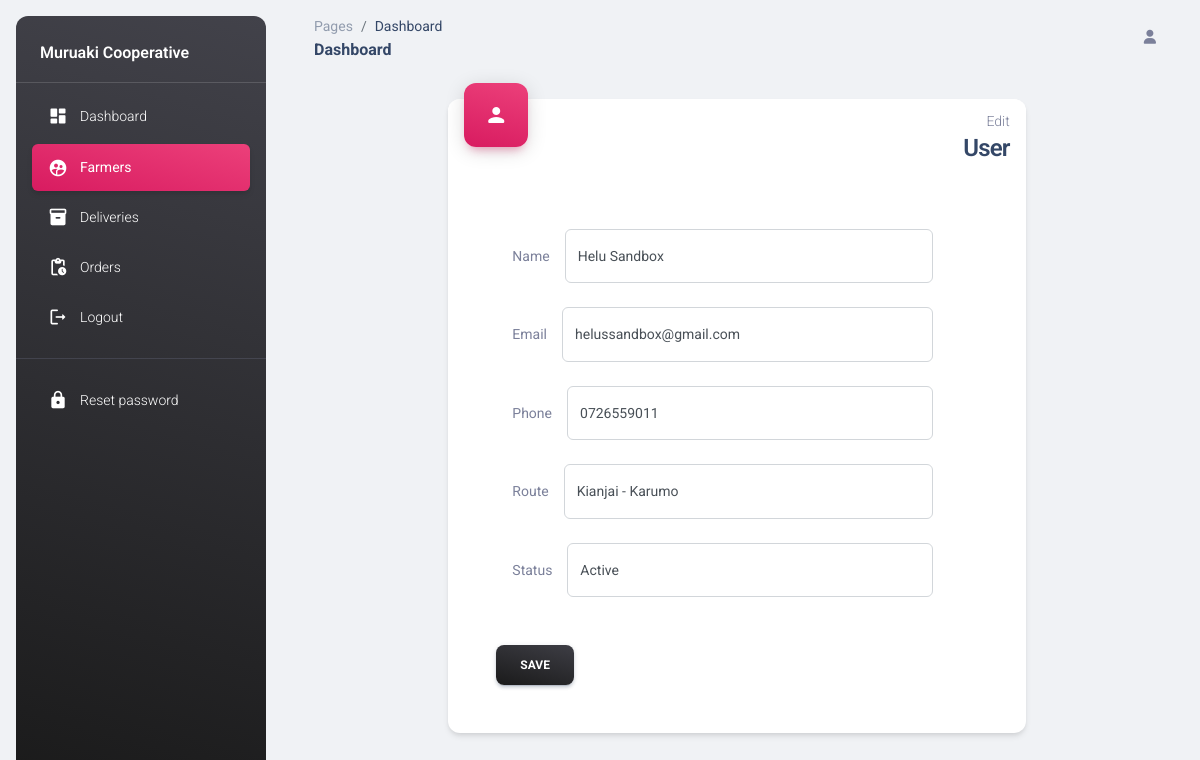
The app's page /modules/staff/editfarmer.php?userid=3 with its own data.
### tables this page shows
CREATE TABLE `users` (
  `id` int(10) NOT NULL,
  `name` varchar(100) NOT NULL,
  `email` varchar(50) NOT NULL,
  `phone` varchar(10) NOT NULL,
  `route` varchar(50) DEFAULT NULL,
  `password` varchar(512) NOT NULL,
  `access_right` int(1) NOT NULL COMMENT '0 - admin, 1 - staff 2- farmer',
  `status` int(1) NOT NULL COMMENT '0 - suspended\r\n1 - active',
  `password_updated` int(1) NOT NULL,
  `access_code` text NOT NULL,
  `date` date NOT NULL
);

### objects/user.php (called while the page is built, shortened)
<?php
class User{
  private $conn;
  private $table_name = "users";
	public $id;
    public function __construct($db){
        $this->conn = $db;
    }
	public function readOneUser(){
      $query = "SELECT *
      FROM " . $this->table_name . "
      WHERE id = :id";
      $stmt = $this->conn->prepare( $query );
      $stmt->bindParam(":id", $this->id);
      $stmt->execute();
      $count = $stmt->rowCount();
      if($count > 0){
        $row = $stmt->fetch(PDO::FETCH_ASSOC);
        extract($row);
        $this->name = $name;
        $this->email = $email;
        $this->phone = $phone;
        $this->route = $route;
      }
      else{
        return false;
      }
   }
}
?>

### modules/staff/editfarmer.php (the view, shortened to what this page needs)
<?php include_once'layout_header.php';?>
<?php
include_once '../../objects/user.php';
$database = new Database();
$db = $database->getConnection();
$user = new User($db);
$user->id = isset($_GET["userid"]) ? $_GET['userid'] : exit;
$user->readOneUser();
?>
<aside class="sidenav navbar navbar-vertical navbar-expand-xs border-0 border-radius-xl my-3 fixed-start ms-3   bg-gradient-dark" id="sidenav-main">
  <p class="text-white text-bold mt-4 px-4">Muruaki Cooperative</p>
    <hr class="horizontal light mt-0 mb-2">
    <div class="collapse navbar-collapse  w-auto  max-height-vh-100" id="sidenav-collapse-main">
      <ul class="navbar-nav">
        <li class="nav-item">
          <a class="nav-link text-white" href="./dashboard.php">
            <div class="text-white text-center me-2 d-flex align-items-center justify-content-center">
              <i class="material-icons opacity-10">dashboard</i>
            </div>
            <span class="nav-link-text ms-1">Dashboard</span>
          </a>
        </li>
        <li class="nav-item">
          <a class="nav-link text-white  active bg-gradient-primary" href="./farmers.php">
            <div class="text-white text-center me-2 d-flex align-items-center justify-content-center">
              <i class="material-icons opacity-10">supervised_user_circle</i>
            </div>
            <span class="nav-link-text ms-1">Farmers</span>
          </a>
        </li>
        <li class="nav-item">
          <a class="nav-link text-white " href="./deliveries.php">
            <div class="text-white text-center me-2 d-flex align-items-center justify-content-center">
              <i class="material-icons opacity-10">inventory_2</i>
            </div>
            <span class="nav-link-text ms-1">Deliveries</span>
          </a>
        </li>
        <li class="nav-item">
          <a class="nav-link text-white " href="./orders.php">
            <div class="text-white text-center me-2 d-flex align-items-center justify-content-center">
              <i class="material-icons opacity-10">pending_actions</i>
            </div>
            <span class="nav-link-text ms-1">Orders</span>
          </a>
        </li>
        <li class="nav-item">
          <a class="nav-link text-white " href="../../auth/logout.php">
            <div class="text-white text-center me-2 d-flex align-items-center justify-content-center">
              <i class="material-icons opacity-10">logout</i>
            </div>
            <span class="nav-link-text ms-1">Logout</span>
          </a>
        </li>
        <hr>
        <li class="nav-item">
          <a class="nav-link text-white " href="../../auth/reset_password_initial.php">
            <div class="text-white text-center me-2 d-flex align-items-center justify-content-center">
              <i class="material-icons opacity-10">lock</i>
            </div>
            <span class="nav-link-text ms-1">Reset password</span>
          </a>
        </li>
      </ul>
    </div>
  </aside>
  <main class="main-content position-relative max-height-vh-100 h-100 border-radius-lg ">
    <nav class="navbar navbar-main navbar-expand-lg px-0 mx-4 shadow-none border-radius-xl" id="navbarBlur" navbar-scroll="true">
      <div class="container-fluid py-1 px-3">
        <nav aria-label="breadcrumb">
          <ol class="breadcrumb bg-transparent mb-0 pb-0 pt-1 px-0 me-sm-6 me-5">
            <li class="breadcrumb-item text-sm"><a class="opacity-5 text-dark" href="javascript:;">Pages</a></li>
            <li class="breadcrumb-item text-sm text-dark active" aria-current="page">Dashboard</li>
          </ol>
          <h6 class="font-weight-bolder mb-0">Dashboard</h6>
        </nav>
          <div class="collapse justify-content-end navbar-collapse mt-sm-0 mt-2 me-md-0 me-sm-4" id="navbar">
          <ul class="navbar-nav  justify-content-end">
          <li class="nav-item d-flex align-items-center">
              <a href="javascript:;" class="nav-link text-body font-weight-bold px-0">
                <i class="fa fa-user me-sm-1"></i>
              </a>
            </li>
          </ul>
        </div>
      </div>
    </nav>
    <div class="container-fluid py-4">
      <div class="row mb-4">
        <div class="col-8 mx-auto mb-xl-0 mb-4">
          <div class="card">
            <div class="card-header p-3 pt-2">
              <div class="icon icon-lg icon-shape bg-gradient-primary shadow-primary text-center border-radius-xl mt-n4 position-absolute">
                <i class="material-icons opacity-10">person</i>
              </div>
              <div class="text-end pt-1">
                <p class="text-sm mb-0 text-capitalize">Edit</p>
                <h4 class="mb-0">User</h4>
              </div>
            </div>
            <div class="row p-4">
                <div class="col-10">
                  <form action="editfarmer.php?userid= <?php echo $_GET['userid']; ?>" method="post">
                  <div class="input-group input-group-outline m-4">
                    <label class="m-3">Name</label>
                    <input type="text" class="form-control"  value="<?php echo $user->name; ?>" name="username" required>
                  </div>
                  <div class="input-group input-group-outline m-4">
                    <label class="m-3">Email</label>
                    <input type="email" class="form-control" value="<?php echo $user->email; ?>" name="email" required>
                  </div>
                  <div class="input-group input-group-outline m-4">
                    <label class="m-3">Phone</label>
                    <input type="phone" class="form-control" value="<?php echo $user->phone; ?>" name="phone" required>
                  </div>
                  <div class="input-group input-group-outline m-4">
                    <label class="m-3">Route</label>
                    <input type="text" class="form-control"  value="<?php echo isset($user->route) ? $user->route : "N.A"; ?>" name="route" required>
                  </div>
                  <div class="input-group input-group-outline m-4">
                    <label class="m-3">Status</label>
                    <select name="status" class="form-control" required>
                      <option value="1">Active</option>
                    </select>
                  </div>
                  <button class="btn bg-gradient-dark m-4" type="submit">Save</button>
                  </form>
                </div>
            </div>
          </div>
        </div>
      </div>
<?php include_once'layout_footer.php'; ?>

### assets/css/nucleo-svg.css (style rules this page uses)
.icon { display: inline-block; color: #111111; height: 1em; width: 1em; }
.icon-lg { height: 1.6em; width: 1.6em; }
.icon { fill: currentColor; stroke: none; }

### records on screen
users: username "Helu Sandbox", email "helussandbox@gmail.com", phone "0726559011", route "Kianjai - Karumo"
